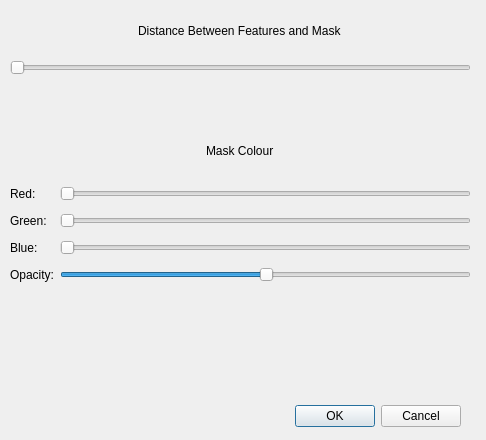
<?xml version="1.0" encoding="UTF-8"?>
<ui version="4.0">
 <class>MaskCreatorDialogBase</class>
 <widget class="QDialog" name="MaskCreatorDialogBase">
  <property name="geometry">
   <rect>
    <x>0</x>
    <y>0</y>
    <width>486</width>
    <height>440</height>
   </rect>
  </property>
  <property name="windowTitle">
   <string>Mask Creator</string>
  </property>
  <widget class="QDialogButtonBox" name="button_box">
   <property name="geometry">
    <rect>
     <x>120</x>
     <y>400</y>
     <width>341</width>
     <height>32</height>
    </rect>
   </property>
   <property name="orientation">
    <enum>Qt::Horizontal</enum>
   </property>
   <property name="standardButtons">
    <set>QDialogButtonBox::Cancel|QDialogButtonBox::Ok</set>
   </property>
  </widget>
  <widget class="QWidget" name="gridLayoutWidget">
   <property name="geometry">
    <rect>
     <x>10</x>
     <y>180</y>
     <width>461</width>
     <height>111</height>
    </rect>
   </property>
   <layout class="QGridLayout" name="gridLayout">
    <property name="sizeConstraint">
     <enum>QLayout::SetNoConstraint</enum>
    </property>
    <item row="1" column="1">
     <widget class="QSlider" name="maskColourSliderGreen">
      <property name="maximum">
       <number>255</number>
      </property>
      <property name="orientation">
       <enum>Qt::Horizontal</enum>
      </property>
     </widget>
    </item>
    <item row="0" column="1">
     <widget class="QSlider" name="maskColourSliderRed">
      <property name="maximum">
       <number>255</number>
      </property>
      <property name="orientation">
       <enum>Qt::Horizontal</enum>
      </property>
     </widget>
    </item>
    <item row="2" column="0">
     <widget class="QLabel" name="label_8">
      <property name="text">
       <string>Blue:</string>
      </property>
     </widget>
    </item>
    <item row="2" column="1">
     <widget class="QSlider" name="maskColourSliderBlue">
      <property name="maximum">
       <number>255</number>
      </property>
      <property name="orientation">
       <enum>Qt::Horizontal</enum>
      </property>
     </widget>
    </item>
    <item row="0" column="0">
     <widget class="QLabel" name="label_6">
      <property name="text">
       <string>Red:</string>
      </property>
     </widget>
    </item>
    <item row="1" column="0">
     <widget class="QLabel" name="label_7">
      <property name="text">
       <string>Green:</string>
      </property>
     </widget>
    </item>
    <item row="3" column="1">
     <widget class="QSlider" name="maskColourSliderAlpha">
      <property name="maximum">
       <number>255</number>
      </property>
      <property name="value">
       <number>128</number>
      </property>
      <property name="orientation">
       <enum>Qt::Horizontal</enum>
      </property>
      <property name="invertedAppearance">
       <bool>false</bool>
      </property>
      <property name="invertedControls">
       <bool>false</bool>
      </property>
     </widget>
    </item>
    <item row="3" column="0">
     <widget class="QLabel" name="label_9">
      <property name="text">
       <string>Opacity:</string>
      </property>
     </widget>
    </item>
   </layout>
  </widget>
  <widget class="QWidget" name="verticalLayoutWidget">
   <property name="geometry">
    <rect>
     <x>10</x>
     <y>130</y>
     <width>461</width>
     <height>41</height>
    </rect>
   </property>
   <layout class="QVBoxLayout" name="verticalLayout">
    <item alignment="Qt::AlignHCenter">
     <widget class="QLabel" name="label_2">
      <property name="text">
       <string>Mask Colour</string>
      </property>
     </widget>
    </item>
   </layout>
  </widget>
  <widget class="QWidget" name="gridLayoutWidget_2">
   <property name="geometry">
    <rect>
     <x>10</x>
     <y>60</y>
     <width>461</width>
     <height>64</height>
    </rect>
   </property>
   <layout class="QGridLayout" name="gridLayout_2">
    <property name="sizeConstraint">
     <enum>QLayout::SetNoConstraint</enum>
    </property>
    <item row="1" column="0" alignment="Qt::AlignHCenter|Qt::AlignVCenter">
     <widget class="QLabel" name="maskBufferValue">
      <property name="font">
       <font>
        <pointsize>16</pointsize>
       </font>
      </property>
      <property name="text">
       <string/>
      </property>
     </widget>
    </item>
    <item row="0" column="0">
     <widget class="QSlider" name="maskBufferSlider">
      <property name="maximum">
       <number>1000</number>
      </property>
      <property name="orientation">
       <enum>Qt::Horizontal</enum>
      </property>
     </widget>
    </item>
   </layout>
  </widget>
  <widget class="QWidget" name="verticalLayoutWidget_2">
   <property name="geometry">
    <rect>
     <x>10</x>
     <y>10</y>
     <width>461</width>
     <height>41</height>
    </rect>
   </property>
   <layout class="QVBoxLayout" name="verticalLayout_2">
    <item alignment="Qt::AlignHCenter">
     <widget class="QLabel" name="label">
      <property name="text">
       <string>Distance Between Features and Mask</string>
      </property>
     </widget>
    </item>
   </layout>
  </widget>
  <widget class="QLabel" name="maskPolygonExample">
   <property name="geometry">
    <rect>
     <x>80</x>
     <y>310</y>
     <width>331</width>
     <height>71</height>
    </rect>
   </property>
   <property name="autoFillBackground">
    <bool>false</bool>
   </property>
   <property name="text">
    <string/>
   </property>
   <property name="margin">
    <number>0</number>
   </property>
  </widget>
 </widget>
 <resources/>
 <connections>
  <connection>
   <sender>button_box</sender>
   <signal>accepted()</signal>
   <receiver>MaskCreatorDialogBase</receiver>
   <slot>accept()</slot>
   <hints>
    <hint type="sourcelabel">
     <x>20</x>
     <y>20</y>
    </hint>
    <hint type="destinationlabel">
     <x>20</x>
     <y>20</y>
    </hint>
   </hints>
  </connection>
  <connection>
   <sender>button_box</sender>
   <signal>rejected()</signal>
   <receiver>MaskCreatorDialogBase</receiver>
   <slot>reject()</slot>
   <hints>
    <hint type="sourcelabel">
     <x>20</x>
     <y>20</y>
    </hint>
    <hint type="destinationlabel">
     <x>20</x>
     <y>20</y>
    </hint>
   </hints>
  </connection>
 </connections>
</ui>
